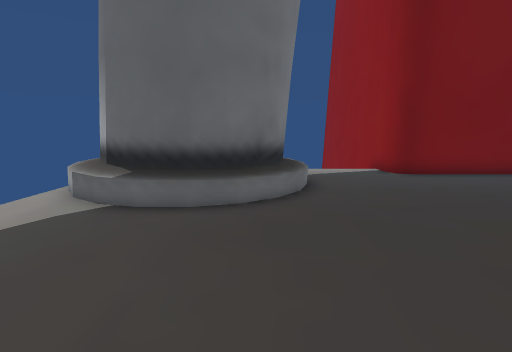
[1] (above)

23 first-person views from a walk through a Unity game level. The camera is 1.5 m above the floor, tilts 8° down and sees 80° across. The floor is counted in squares, 1 m on a side. Each view is taken from the middle of a square. On the plan, view 1 faces up. The plan holds only what a view shows up to about 15 squares ahead; the rest is blank. The place goes on beyond the plan.

[2]
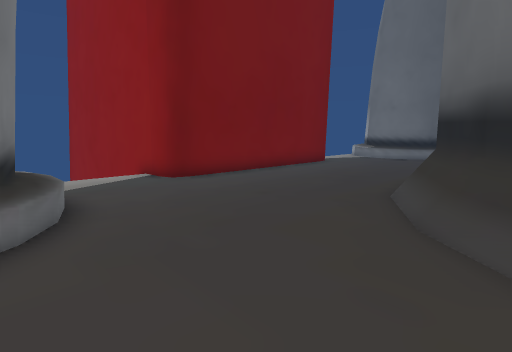

[3]
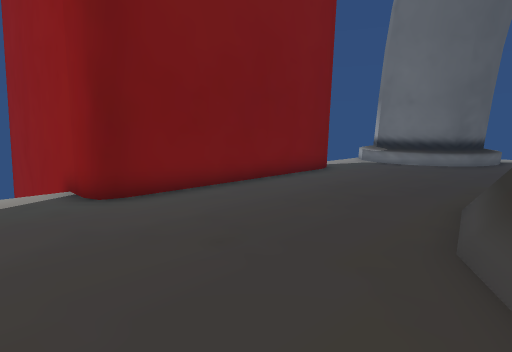

[4]
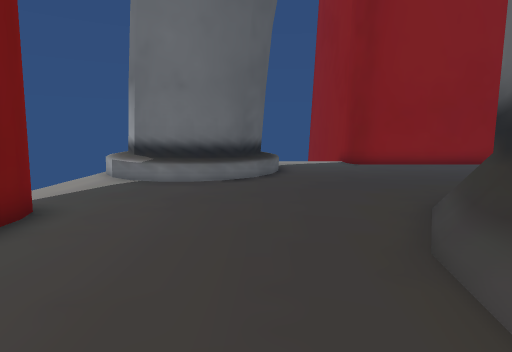

[5]
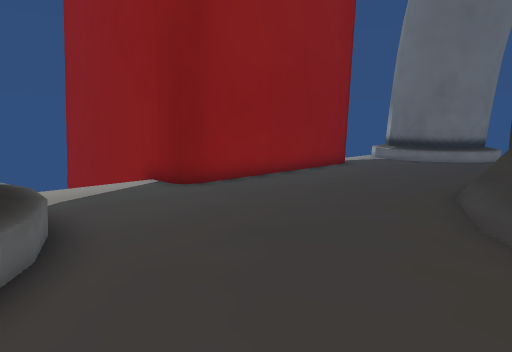

[6]
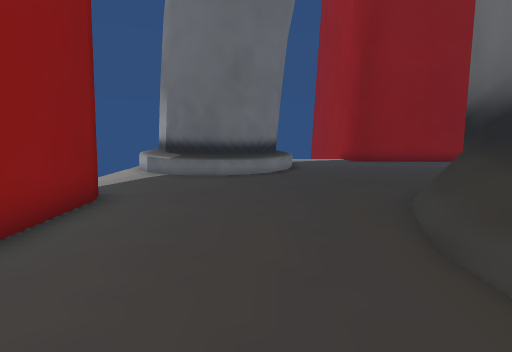

[7]
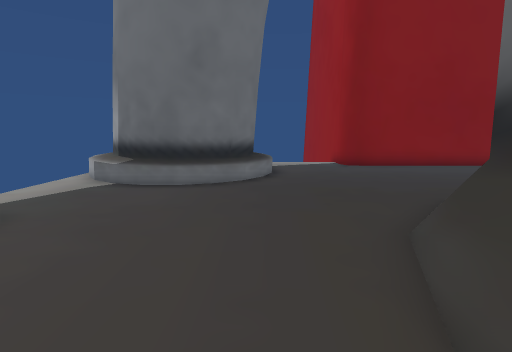

[8]
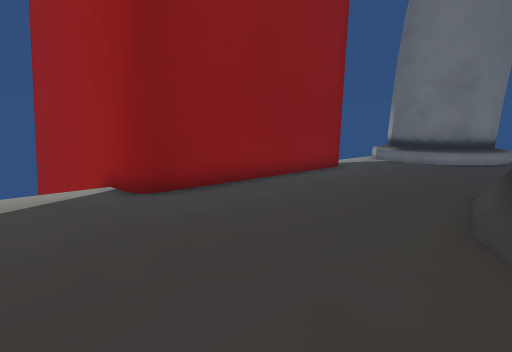

[9]
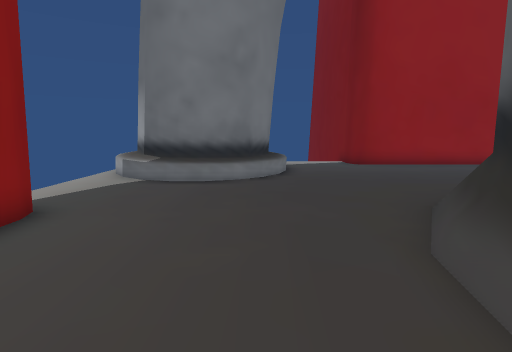

[10]
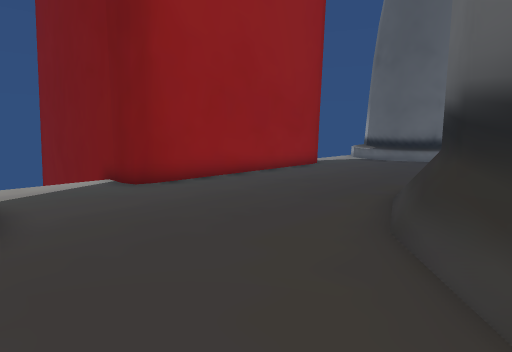

[11]
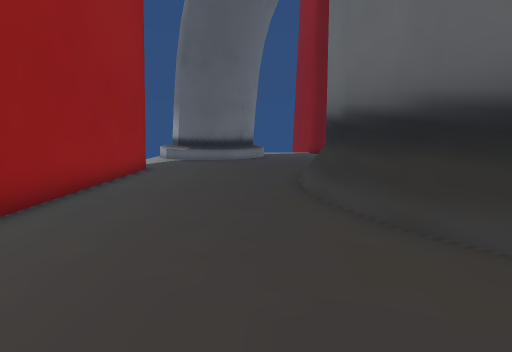

[12]
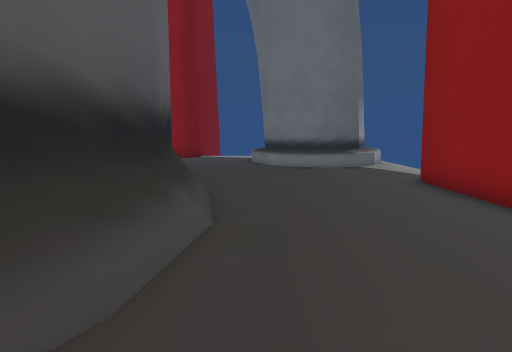

[13]
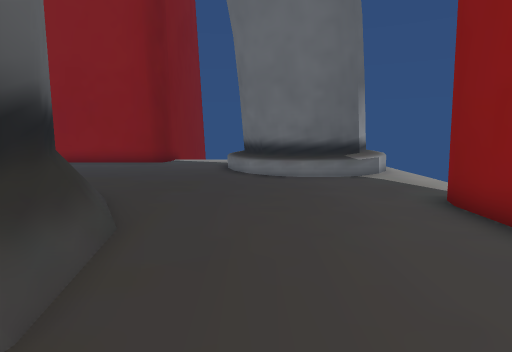

[14]
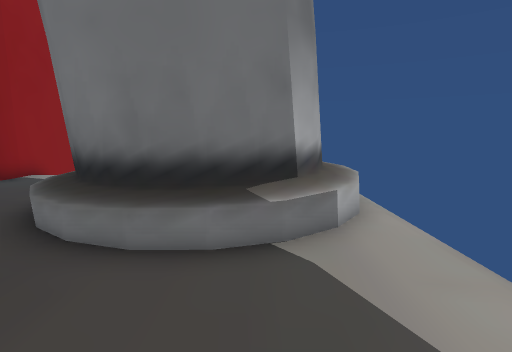

[15]
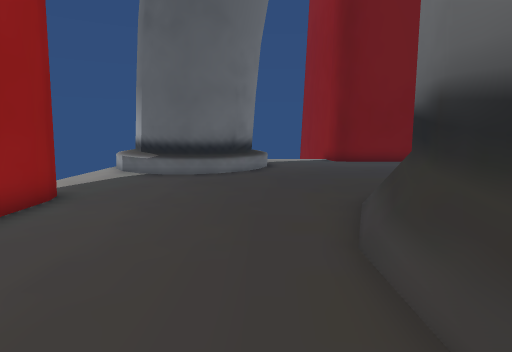

[16]
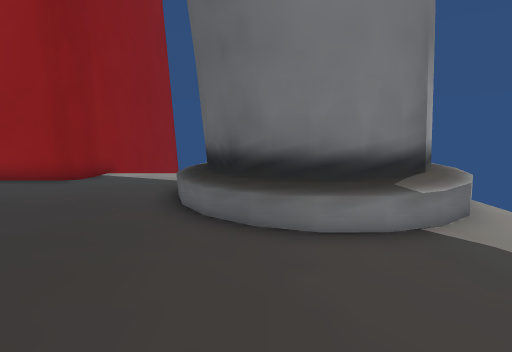

[17]
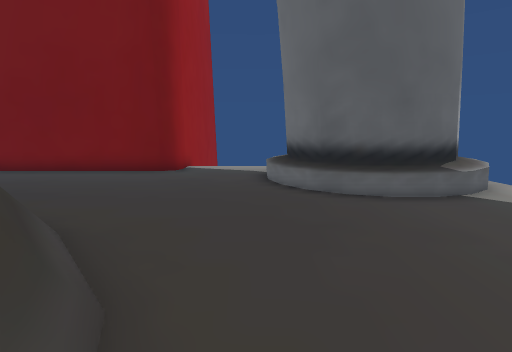

[18]
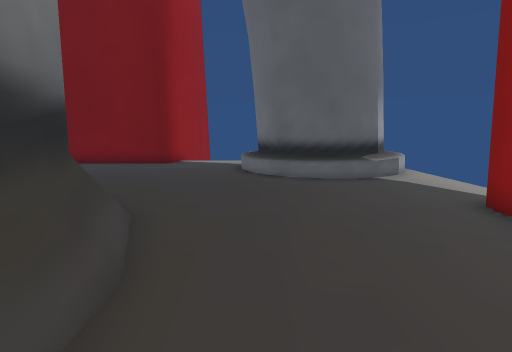

[19]
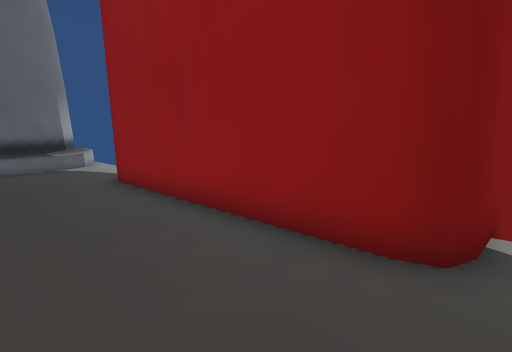

[20]
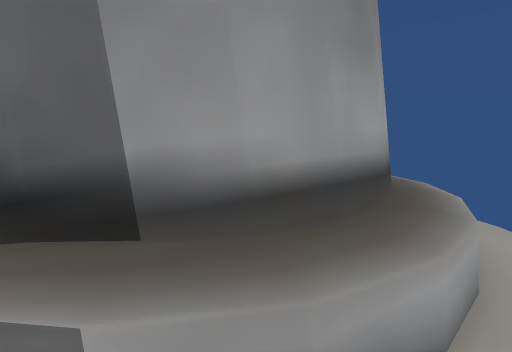

[21]
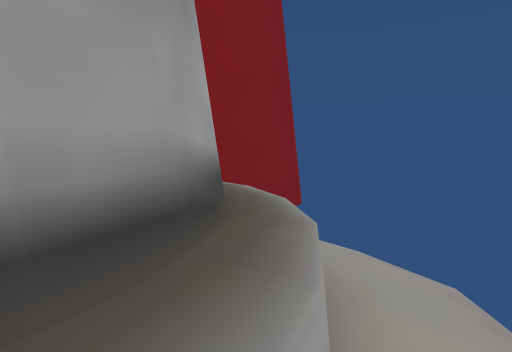

[22]
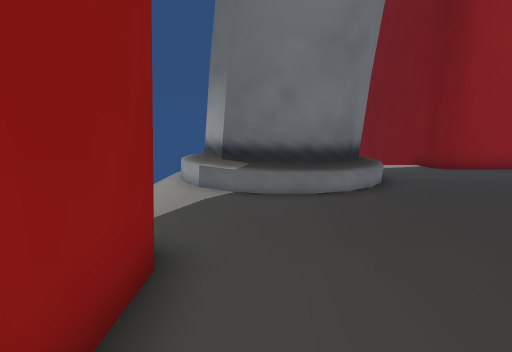

[23]
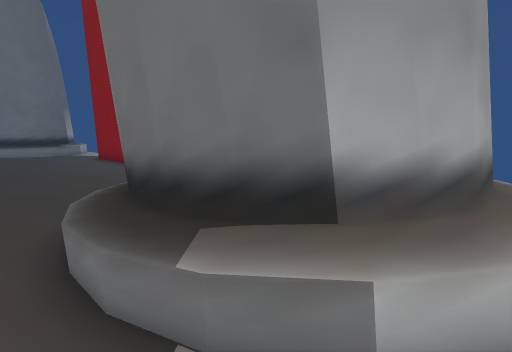

### Floor plan
Key: @ floor where view 1 was taken; # wall or solid block; . floor; / step, stairs or slope; = window, fence, low wall or low ledge; ^ raised ledge.
Columns run from 6 left of view 1 to 26 right of it. Each row starts with its distance up from view 1.
 14            #         #
 13     =^.. ..#         #.....^==
 12      #^....##       ##...=^#
 11       #^....#########....^#
 10        #................=#      =
  9  ^     #................=#    #^=
  8  ^#   ##.................##  ##^
  7  .^####...................####^.
  6  ..^^=.....................=^^..
  5  .............=====.............
  4  ...........=#######=...........
  3  ..........###     ###..........
  2 ###.......=#         #=.......###
  1   #......=##         ##=......#
  0   #...@..=#           #=......#
 -1   #......##           ##......#
 -2   #......#             #......#
 -3   #......#             #......#
 -4   #......##           ##......#
 -5   #......=#           #=......#
 -6   #......=##         ##=......#
 -7 ###.......=#         #=.......###
 -8  ..........###     ###..........
 -9  ...........=#######=...........
-10  .............=====.............
-11  ..^^#.....................#^^..
-12  .^####...................####^.
-13  ^#   ##.................##   #^
-14  ^#   ##................=##   #^
-15  ^#   #^.................##   #^
-16   ^  ##^....#########....^####^=
-17     #^^....##       ##....^^#^^
-18     .......#         #......../
-19            #         #

Positions as (right, up) in squares from view 1, and headings:
1: (0, 0), facing up
2: (0, 2), facing up-right
3: (3, 4), facing up-right
4: (9, 7), facing right
5: (16, 7), facing down-right
6: (20, 0), facing down
7: (19, -2), facing down
8: (18, -9), facing down-left
9: (11, -12), facing left
10: (5, -11), facing up-left
11: (1, -11), facing up
12: (5, -11), facing right
13: (8, -12), facing right
14: (-3, -7), facing down
15: (1, -5), facing up
16: (6, 8), facing left
17: (18, -1), facing up
18: (19, -4), facing up
19: (20, -8), facing up-right
20: (19, -18), facing up-right
21: (22, -18), facing up-right
22: (9, -15), facing left
23: (-5, -10), facing down-right
